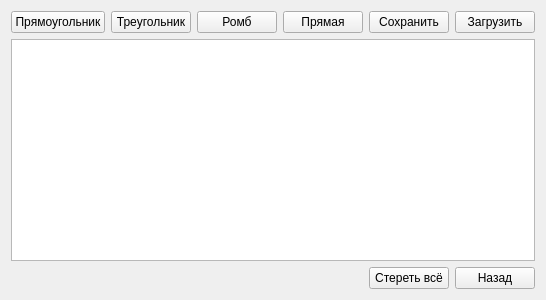
<?xml version="1.0" encoding="UTF-8"?>
<ui version="4.0">
 <class>MainWindow</class>
 <widget class="QMainWindow" name="MainWindow">
  <property name="geometry">
   <rect>
    <x>0</x>
    <y>0</y>
    <width>428</width>
    <height>300</height>
   </rect>
  </property>
  <property name="windowTitle">
   <string>MainWindow</string>
  </property>
  <widget class="QWidget" name="centralWidget">
   <layout class="QGridLayout" name="gridLayout">
    <item row="1" column="2">
     <widget class="QPushButton" name="pushButton">
      <property name="text">
       <string>Ромб</string>
      </property>
     </widget>
    </item>
    <item row="1" column="5">
     <widget class="QPushButton" name="pushButton_5">
      <property name="text">
       <string>Загрузить</string>
      </property>
     </widget>
    </item>
    <item row="1" column="0">
     <widget class="QPushButton" name="pushButton_2">
      <property name="text">
       <string>Прямоугольник</string>
      </property>
     </widget>
    </item>
    <item row="1" column="4">
     <widget class="QPushButton" name="pushButton_4">
      <property name="text">
       <string>Сохранить</string>
      </property>
     </widget>
    </item>
    <item row="1" column="1">
     <widget class="QPushButton" name="pushButton_3">
      <property name="text">
       <string>Треугольник</string>
      </property>
     </widget>
    </item>
    <item row="3" column="4">
     <widget class="QPushButton" name="pushButton_7">
      <property name="text">
       <string>Стереть всё</string>
      </property>
     </widget>
    </item>
    <item row="3" column="5">
     <widget class="QPushButton" name="pushButton_6">
      <property name="text">
       <string>Назад</string>
      </property>
     </widget>
    </item>
    <item row="2" column="0" colspan="6">
     <widget class="QGraphicsView" name="graphicsView"/>
    </item>
    <item row="1" column="3">
     <widget class="QPushButton" name="pushButton_8">
      <property name="text">
       <string>Прямая</string>
      </property>
     </widget>
    </item>
   </layout>
  </widget>
  <widget class="QMenuBar" name="menuBar">
   <property name="geometry">
    <rect>
     <x>0</x>
     <y>0</y>
     <width>428</width>
     <height>17</height>
    </rect>
   </property>
  </widget>
 </widget>
 <layoutdefault spacing="6" margin="11"/>
 <resources/>
 <connections/>
</ui>
